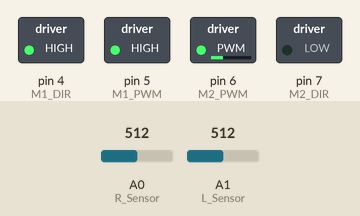
This sketch was run on a simulated Arduino Uno, built with avr-gcc and run on an emulated ATmega328P. On the bench: switched loads named in the sketch (green lamp = pin HIGH). The test bench sets the inputs (shaded band); at power-on: A0 (R_Sensor) = 512, A1 (L_Sensor) = 512. What the sketch prints to the serial monitor is not drawn.

Above: at 0.1 s.
Timing chart, 0 to 1.6 s (numbered marks = the images above):
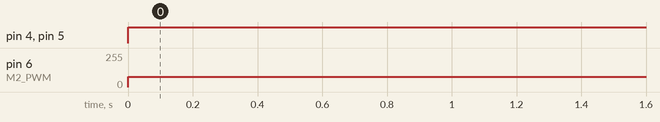

Measured:
- by itself, pin 4 (M1_DIR), pin 5 (M1_PWM): LOW → HIGH at 0.00 s
- by itself, pin 6 (M2_PWM): 0/255 → 76/255 at 0.00 s

The sketch:

omegabot.ino
```cpp
#define M1_PWM 5
#define M1_DIR 4
#define M2_PWM 6
#define M2_DIR 7
#define R_Sensor A0
#define L_Sensor A1

int ButtonRead(int ButtonPin) // не понял как реализовать запуск сценария по кнопке, поэтому подсмотрел как это можно сделать
{
  int Data = digitalRead(ButtonPin);
  if(ButtonPin == 12) Data = !Data;
  return Data;
}
void initA()
{
  pinMode(M1_PWM, OUTPUT);
  pinMode(M1_DIR, OUTPUT);
  pinMode(M2_PWM, OUTPUT);
  pinMode(M2_DIR, OUTPUT);
  pinMode(R_Sensor, INPUT);
  pinMode(L_Sensor, INPUT);
}

void Motors(int speed1, int speed2)
{
  if (speed1 > 255) speed1 = 255;      // защита от дебила
  if (speed1 < -255) speed1 = -255;   // защита от дебила
  if (speed2 > 255) speed2 = 255;    // защита от дебила
  if (speed2 < -255) speed2 = -255; // защита от дебила

  if (speed1 > 0)                          //объяснить мотору куда крутить колесо
  {
    digitalWrite(M1_DIR, 1);
    analogWrite(M1_PWM, speed1);
  }

  else                                     //объяснить мотору куда крутить колесо
  {
    digitalWrite(M1_DIR, 0);
    analogWrite(M1_PWM, -speed1);
  }

  if (speed2 > 0)                          //объяснить мотору куда крутить колесо
  {
    digitalWrite(M2_DIR, 1);
    analogWrite(M2_PWM, speed2);
  }

  else                                     //объяснить мотору куда крутить колесо
  {
    digitalWrite(M2_DIR, 0);
    analogWrite(M2_PWM, -speed2);
  }
}

void moveForward(int speed)                                            // задать движение вперед
{
  Motors(speed, speed);
}

void stop()                                                            // остановка
{
  Motors(0, 0);
}

void moveBack(int speed)                                               //движение назад
{
  Motors(-speed, -speed);
}

void moveRight(int speed)                                              //движение вправо
{
  Motors(speed, -speed);
}

void moveLeft(int speed)                                               //движение влево
{
  Motors(-speed, speed);
}

void moveHide(int speed)
{
  Motors(speed, -0.3 * speed);
}


void moveForwardDelay(int speed, int time)                           // полноценная команда для сценария
{
  moveForward(speed);
  delay(time);
  stop();
}

void moveBackDelay(int speed, int time)                              // полноценная команда для сценария
{
  moveBack(speed);
  delay(time);
  stop();
}

void moveRightDelay(int speed, int time)                             // полноценная команда для сценария
{
  moveRight(speed);
  delay(time);
  stop();
}

void moveLeftDelay(int speed, int time)                              // полноценная команда для сценария
{
  moveLeft(speed);
  delay(time);
  stop();
}


void IKsensor()
{
  int R;
  int L;
  do
  {
  L = analogRead(L_Sensor) * 100 / 1023;               // считываем значения с ик датчика и переводим значиния в шкалу от 0 до 10
  R = analogRead(R_Sensor) * 100 / 1023;              // считываем значения с ик датчика и переводим значиния в шкалу от 0 до 10
  Serial.print(L);
  Serial.print("\t");
  Serial.println(R);
  moveForward(150);                                 // старт начинается сразу на черной линии
  if ((L <= 60) && (R >= 60)) moveLeft(255);         // подруливание влево
  else if ((L >= 60) && (R <= 60)) moveRight(255);  // подруливание вправо
  } while ((L >= 60) && (R >= 60));

  do
  {
  L = analogRead(L_Sensor) * 100 / 1023;             // считываем значения с ик датчика и переводим значиния в шкалу от 0 до 10
  R = analogRead(R_Sensor) * 100 / 1023;
  moveHide(255);
  } while((L < 60) && (R < 60));

}


void setup()          // обозначаем моторы и модули бутерброду на колесах
{
  initA();
  Serial.begin(9600);
}

void loop()           // сценаррий, камера, мотор, поехали
{
  IKsensor();

}
```
